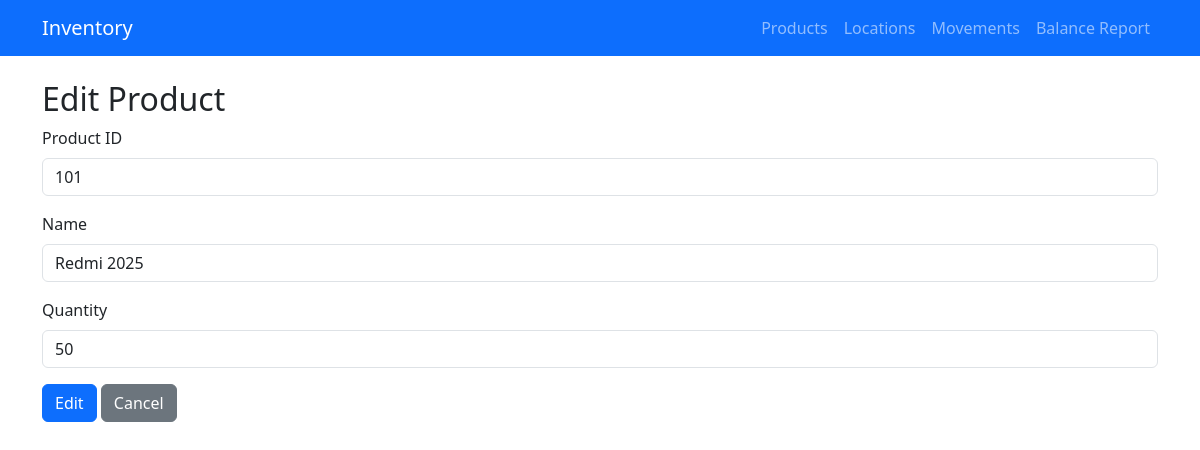
Page /products/edit/101 on the committed database.
### app/models.py (models this page shows, shortened)
class Product(db.Model):
    __tablename__ = 'product'
    product_id = db.Column(db.String(64), primary_key=True)
    name = db.Column(db.String(128), nullable=False)
    quantity = db.Column(db.Integer, nullable=False, default=0)
    movements = db.relationship('ProductMovement', back_populates='product', cascade="all, delete-orphan")

### app/routes/products.py (the view)
@bp.route('/edit/<product_id>', methods=['GET', 'POST'])
def edit_product(product_id):
    p = Product.query.get_or_404(product_id)
    form = ProductForm(obj=p)
    if form.validate_on_submit():
        p.name = form.name.data.strip()
        p.quantity = form.quantity.data
        db.session.commit()
        flash('Product updated.', 'success')
        return redirect(url_for('products.list_products'))
    return render_template('product_form.html', form=form, action='Edit', edit=True)

### app/forms.py
class ProductForm(FlaskForm):
    product_id = StringField('Product ID', validators=[DataRequired()])
    name = StringField('Name', validators=[DataRequired()])
    quantity = IntegerField('Quantity', validators=[DataRequired()])
    submit = SubmitField('Save')

### app/templates/product_form.html (shortened to what this page needs)
{% extends "base.html" %}
{% block content %}
<h2>{{ action }} Product</h2>
<form method="post">
  <div class="mb-3">
    {{ form.product_id.label(class_="form-label") }}
    {% if edit %}
      {{ form.product_id(class_="form-control", readonly=true) }}
    {% else %}
      {{ form.product_id(class_="form-control") }}
    {% endif %}
  </div>
  <div class="mb-3">
    {{ form.name.label(class_="form-label") }}
    {{ form.name(class_="form-control") }}
  </div>
  <div class="mb-3">
  {{ form.quantity.label(class_="form-label") }}
  {{ form.quantity(class_="form-control") }}
  </div>
 <button class="btn btn-primary" type="submit">{{ action }}</button>
  <a class="btn btn-secondary" href="{{ url_for('products.list_products') }}">Cancel</a>
</form>
{% endblock %}

### app/static/css/style.css (style rules this page uses)
body { padding-bottom: 40px; }

### rows in the picture
Product: product_id "101", name "Redmi 2025", quantity "50"

### other values in the picture
{{ action }} "Edit"
